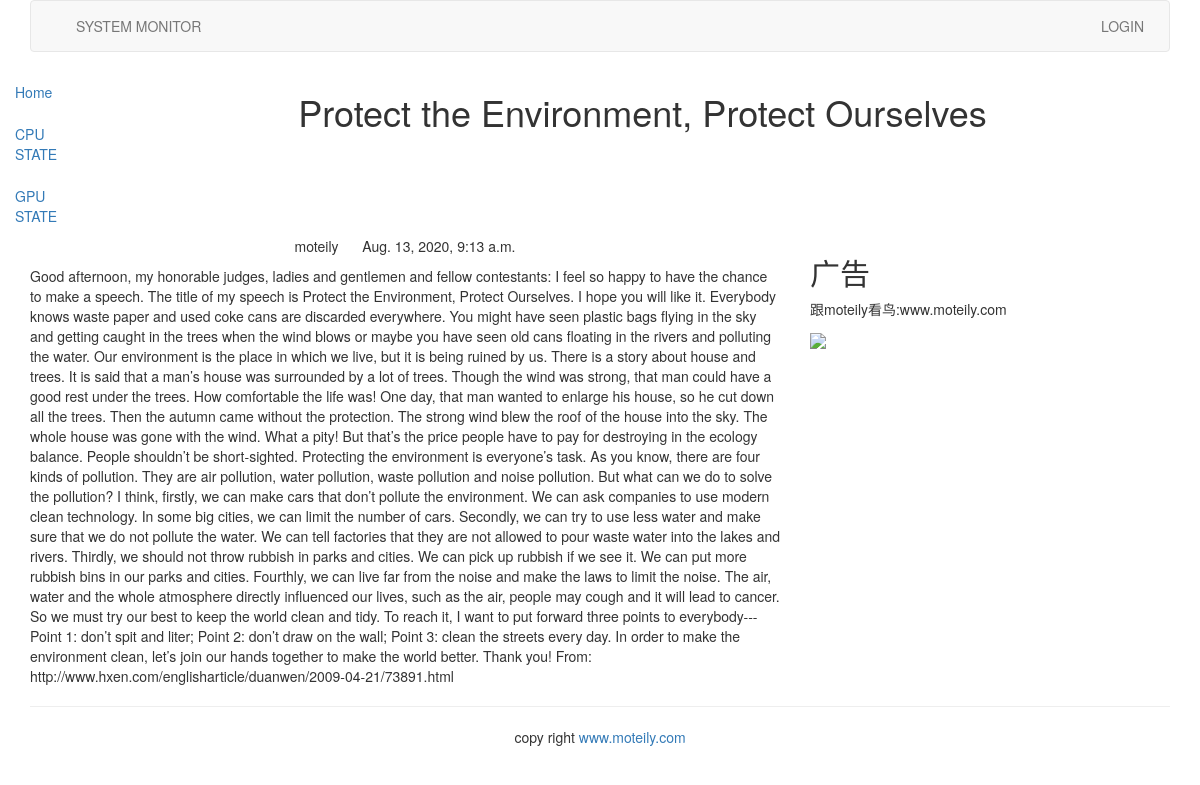
Page /blog/1/ on the committed database.
### blog/models.py (models this page shows, shortened)
class BlogArticles(models.Model):
    title = models.CharField(max_length=300)   #字符串类型，必须要给出max_length,对应于html中的<input type="text">
    author = models.ForeignKey(User, on_delete=models.CASCADE, related_name="blog_posts")  # CASCADE:级联删除，
    body = models.TextField()
    publish = models.DateTimeField(default=timezone.now)
    class Meta:
        ordering = ("-publish",)  # 元组只有一个元素时，要加，

### blog/views.py (the view)
# urls.py: path('<int:article_id>/', views.blog_article, name='blog_article'),
def blog_article(request, article_id):
    article = get_object_or_404(BlogArticles, id=article_id)    #从model层得到数据
    pub = article.publish
    return render(request, "blog/content.html", {"article": article, "publish": pub})   #交给template层的html进行显示

### templates/blog/content.html (shortened to what this page needs)
{% extends "base.html" %}
{% block content %}
<div class="row text-center vertical-middle-sm">
    <h1>{{ article.title }}</h1>
</div>
<div class="row">
    <div class="col-xs-12 col-md-8">
        <p class="text-center">
            <span>{{ article.author.username }}
            </span>
            <span style="margin-left:20px">{{ publish }}</span>
        </p>
<div>{{article.body}}</div>
    </div>
    <div class="col-xs-6 col-md-4">
        <h2>广告</h2>
        <p>跟moteily看鸟:www.moteily.com</p>
        <img src="https://ss0.bdstatic.com/70cFvHSh_Q1YnxGkpoWK1HF6hhy/it/u=2380211865,1653699537&fm=15&gp=0.jpg">
    </div>
</div>
{% endblock %}

### templates/base.html (shortened to what this page needs)
{% load static %}
<!DOCTYPE html>
<html lang="zh-cn">
<head>
    <link rel="stylesheet" href="{% static 'css/bootstrap.css' %}">
</head>
<body>
    {% include "header.html" %}
    {% include "menu.html" %}
    <div class="container">
        {% block content %}
        {% endblock %}
    </div>
    {% include "footer.html" %}
</body>
</html>

### templates/header.html (shortened to what this page needs)
{% load static %}
<div class="container">
    <nav class="navbar navbar-default" role="navigation">
        <div class="navbar-header">
            <a class="navbar-brand" href="http://www.moteily.com">
            </a>
        </div>
        <div>
            <ul class="nav navbar-nav" role="navigation">
                <li><a href="{% url 'blog:blog_title'%}">SYSTEM MONITOR</a></li>
            </ul>
            <ul class="nav navbar-nav navbar-right" style="margin-right:10px">
                {% if user.is_authenticated %}
                <li><a href="#">{{ user.username }}</a></li>
                <li><a href="{% url 'account:user_logout' %}">LOGOUT</a></li>
                {% else %}
                <li><a href="{% url 'account:user_login' %}">LOGIN</a></li>
                {% endif %}
            </ul>
        </div>
    </nav>
</div>

### templates/menu.html
    <div class="nav nav-pills nav-stacked col-md-1">
        <li id='home' role="presentation"><a href="{% url 'DataShow:system_monit' %}"
                onclick="home()">Home</a></li>
        <li id='cpustate' role="presentation"><a href="{% url 'DataShow:system_monit' %}" onclick="cpustate()">CPU
                STATE</a></li>
        <li id='gpustate' role="presentation"><a href="{% url 'DataShow:gpu_monit' %}" onclick="gpustate()">GPU STATE</a>
        </li>
    </div>

### templates/footer.html
<div class="container">
    <hr>
    <p class="text-center">copy right<a href="https://www.moteily.com"> www.moteily.com</a></p>
</div>

### rows in the picture
BlogArticles: title "Protect the Environment, Protect Ourselves", author.username "moteily", publish "Aug. 13, 2020, 9:13 a.m.", body "Good afternoon, my honorable judges, ladies and gentlemen and fellow contestants: I feel so happy to have the chance to make a speech. The title of my speech is Protect the Environment, Protect Ourselves. I hope you will like it. Everybody knows waste paper and used coke cans are discarded everywhere. You might have seen plastic bags flying in the sky and getting caught in the trees when the wind blows or maybe you have seen old cans floating in the rivers and polluting the water. Our environment is the place in which we live, but it is being ruined by us. There is a story about house and trees. It is said that a man’s house was surrounded by a lot of trees. Though the wind was strong, that…"
